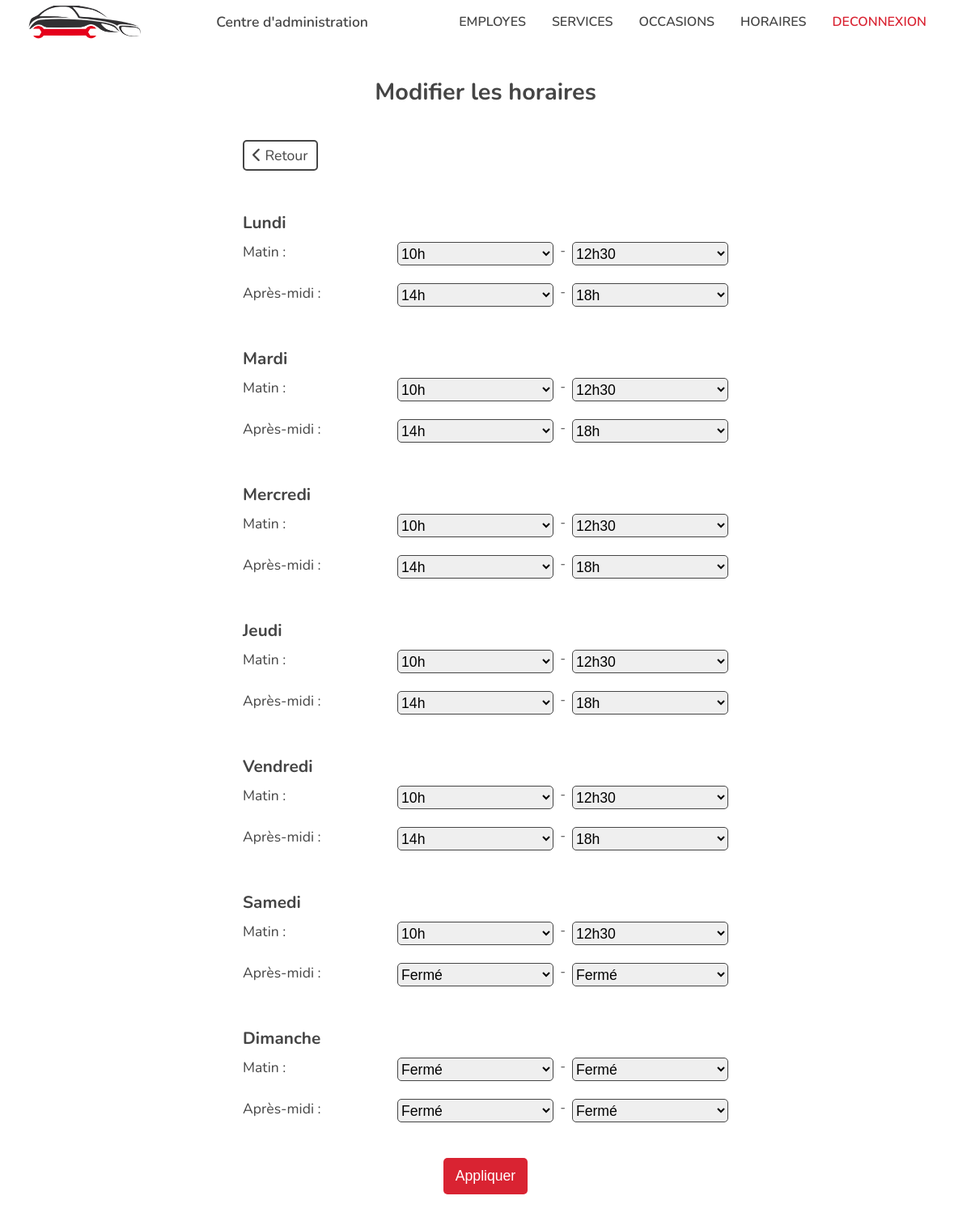
Page /edit-hours.php (signed in) on the committed database.
### tables this page shows
CREATE TABLE IF NOT EXISTS schedules
(
    id INT PRIMARY KEY AUTO_INCREMENT NOT NULL,
    day VARCHAR(20) NOT NULL,
    open_am VARCHAR(20) NOT NULL,
    close_am VARCHAR(20) NOT NULL,
    open_pm VARCHAR(20) NOT NULL,
    close_pm VARCHAR(20) NOT NULL
);

### actions/schedules/getSchedules.php (called while the page is built)
<?php
require('actions/database.php');
$getSchedules = $bdd->query('SELECT * FROM schedules ORDER BY id');

### edit-hours.php (the view, shortened to what this page needs)
<?php
require('./actions/schedules/getSchedules.php');
include 'pages/includes/html-head.php';
?>
    <body>
        <?php include 'pages/includes/navbar-admin.php'; ?>
        <div class="admin-section edit-hours">
            <?php if($_SESSION['is_admin'] == "1"){ ?>
            <div class="admin-title">Modifier les horaires</div>
                <form class="form-edit-hours" method="POST" enctype="multipart/form-data">
                    <a href="./hours-admin.php" class="return-btn"><i class="fas fa-chevron-left"></i> Retour</a>
                    <?php
                        while($schedule = $getSchedules->fetch()){
                    ?>
                        <div class="hours-day"><?= $schedule['day']; ?></div>
                        <div class="select-hours">
                            <label for="hours-morning">Matin :</label>
                            <select name="morningOpen" id="morning-open-select">
                                <option value=""><?php if($schedule['open_am'] == 'Fermé'){echo 'Fermé';} else { echo $schedule['open_am']; }?></option>
                            </select>
                            <span>-</span>
                            <select name="morningClose" id="morning-close-select">
                                <option value=""><?php if($schedule['close_am'] == 'Fermé'){echo 'Fermé';} else { echo $schedule['close_am']; }?></option>
                            </select>
                        </div>
                        <br>
                        <div class="select-hours">
                        <label for="hours-afternoon">Après-midi :</label>
                        <select name="afternoonOpen" id="afternoon-open-select">
                            <option value=""><?php if($schedule['open_pm'] == 'Fermé'){echo 'Fermé';} else { echo $schedule['open_pm']; }?></option>
                        </select>
                        <span>-</span>
                        <select name="afternoonClose" id="afternoon-close-select">
                            <option value=""><?php if($schedule['close_pm'] == 'Fermé'){echo 'Fermé';} else { echo $schedule['close_pm']; }?></option>
                        </select>
                    </div>
                    <?php } ?>
                    <br><br>
                    <button class="apply-edit-hours" type="submit" name="editHours" id="submit">Appliquer</button>
                </form>
                <?php } else { ?>
                <p class="denied-msg">Vous n'avez pas accès à cette ressource</p>
                <?php } ?>
        </div>
    </body>
</html>

### src/style.css (style rules this page uses)
*, *::after, *::before { margin: 0; padding: 0; box-sizing: border-box; text-decoration: none; list-style: none; scroll-behavior: smooth; }
body { font-family: "Nunito", sans-serif, "arial", sans-serif; color: #454545; }
body a { color: inherit; text-decoration: none; }
body .admin-section { width: 100%; margin: 0; display: flex; flex-direction: column; padding: 40px 12px; }
body .admin-section .admin-title { margin: 0 auto 40px; font-size: 1.8rem; font-weight: 700; }
body .admin-section .modify-btn, body .admin-section .delete-btn, body .admin-section .return-btn { font-size: 1.2rem; padding: 5px 10px; background-color: transparent; border-radius: 5px; text-align: center; }
body .admin-section .return-btn { width: fit-content; font-size: 1.1rem; border: 2px solid #454545; color: #454545; }
body form { display: flex; flex-direction: column; width: 90%; margin: 0 auto; }
body form label { font-size: 1.1rem; margin-bottom: 5px; }
body form button { width: fit-content; margin: 0 auto; padding: 12px 15px; border-radius: 5px; border: none; color: #ffffff; background-color: #d92332; font-size: 1.1rem; cursor: pointer; width: 100%; }
@media screen and (min-width: 700px) { body form { width: 600px; } }
@media screen and (min-width: 700px) { body .admin-section { max-width: 800px; margin: 0 auto; } }
.edit-hours .form-edit-hours .hours-day { margin: 50px 0 10px; font-size: 1.3rem; font-weight: 700; }
.edit-hours .form-edit-hours .select-hours { display: flex; justify-content: space-between; }
.edit-hours .form-edit-hours .select-hours label { flex: 1; }
.edit-hours .form-edit-hours .select-hours select { flex: 1; font-size: 1.1rem; border: 1px solid #454545; border-radius: 5px; outline: none; }
.edit-hours .form-edit-hours .select-hours span { margin: 0 8px; }
.edit-hours .form-edit-hours .apply-edit-hours { width: fit-content; margin: 0 auto; padding: 12px 15px; border-radius: 5px; border: none; color: #ffffff; background-color: #d92332; font-size: 1.1rem; cursor: pointer; }

### rows in the picture
schedules: day "Lundi", morningOpen "10h", morningClose "12h30", afternoonOpen "14h", afternoonClose "18h"
schedules: day "Mardi", morningOpen "10h", morningClose "12h30", afternoonOpen "14h", afternoonClose "18h"
schedules: day "Mercredi", morningOpen "10h", morningClose "12h30", afternoonOpen "14h", afternoonClose "18h"
schedules: day "Jeudi", morningOpen "10h", morningClose "12h30", afternoonOpen "14h", afternoonClose "18h"
schedules: day "Vendredi", morningOpen "10h", morningClose "12h30", afternoonOpen "14h", afternoonClose "18h"
schedules: day "Samedi", morningOpen "10h", morningClose "12h30"
schedules: day "Dimanche"
